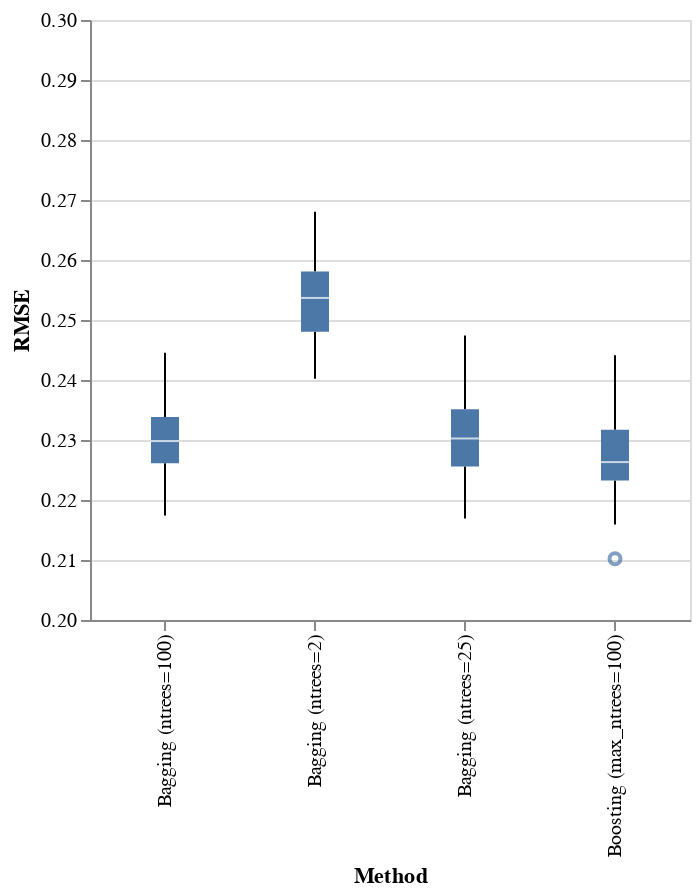

The notebook cell this image was saved under:
### Code cell
import altair as alt

alt.Chart(results).mark_boxplot().encode(
    alt.Y("RMSE:Q", scale=alt.Scale(domain=[0.2, 0.3])),
    x='Method',
).properties(width=300)

### Figure 1 — Vega-Lite specification as saved in the notebook (floating-point values rounded to 4 significant figures; data arrays with more than 128 entries replaced by an {"elided": "..."} marker saying what was removed)
{"config": {"view": {"continuousWidth": 300, "continuousHeight": 300}}, "data": {"name": "data-12e94761df94850db2dbb859df5b5a86"}, "mark": {"type": "boxplot"}, "encoding": {"x": {"field": "Method", "type": "nominal"}, "y": {"field": "RMSE", "scale": {"domain": [0.2, 0.3]}, "type": "quantitative"}}, "width": 300, "$schema": "https://vega.github.io/schema/vega-lite/v5.8.0.json", "datasets": {"data-12e94761df94850db2dbb859df5b5a86": {"elided": "200 records"}}}
